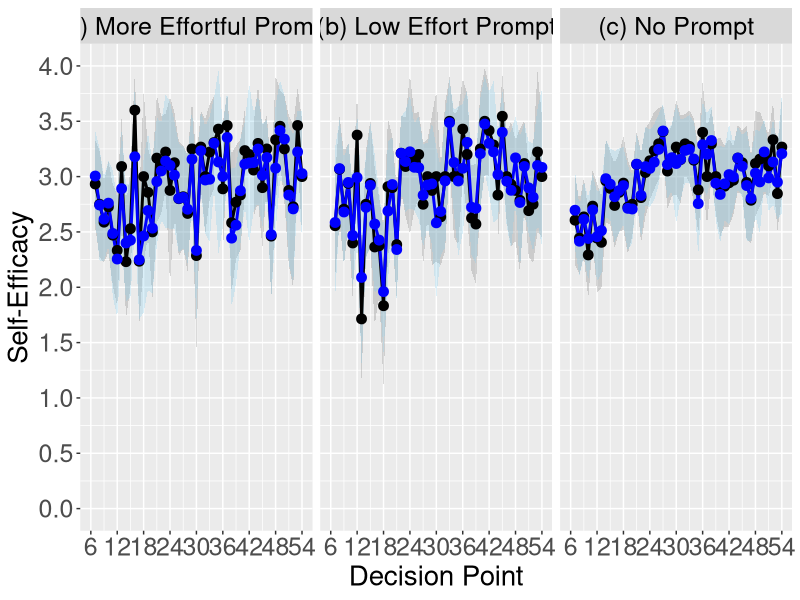

The R source for this figure: (Note: this script raises an error after producing the figure.)
rm(list = ls())

library(ggplot2)
library(dplyr)

cc_est_no_prompt_by_dp <- read.csv(file = file.path("analysis-complete-case", "formatted-output", "cc_est_no_prompt_by_dp.csv"))
cc_est_high_effort_prompt_by_dp <- read.csv(file = file.path("analysis-complete-case", "formatted-output", "cc_est_high_effort_prompt_by_dp.csv"))
cc_est_low_effort_prompt_by_dp <- read.csv(file = file.path("analysis-complete-case", "formatted-output", "cc_est_low_effort_prompt_by_dp.csv"))

dat_all_pool_stats_no_prompt_by_dp <- read.csv(file = file.path("analysis-multiple-imputation", "formatted-output", "dat_all_pool_stats_no_prompt_by_dp.csv"))
dat_all_pool_stats_high_effort_prompt_by_dp <- read.csv(file = file.path("analysis-multiple-imputation", "formatted-output", "dat_all_pool_stats_high_effort_prompt_by_dp.csv"))
dat_all_pool_stats_low_effort_prompt_by_dp <- read.csv(file = file.path("analysis-multiple-imputation", "formatted-output", "dat_all_pool_stats_low_effort_prompt_by_dp.csv"))

dat_ppc_no_prompt_by_dp <- read.csv(file = file.path("analysis-multiple-imputation", "formatted-output", "dat_ppc_no_prompt_by_dp.csv"))
dat_ppc_high_effort_prompt_by_dp <- read.csv(file = file.path("analysis-multiple-imputation", "formatted-output", "dat_ppc_high_effort_prompt_by_dp.csv"))
dat_ppc_low_effort_prompt_by_dp <- read.csv(file = file.path("analysis-multiple-imputation", "formatted-output", "dat_ppc_low_effort_prompt_by_dp.csv"))

###############################################################################
# Visualize discrepancy between CC and MI estimates of the mean of the
# proximal outcome at each decision point
###############################################################################

cc_results <- data.frame(where_from = "CC", 
                         decision_point = c(7:54, 7:54, 7:54),
                         what = c(rep("(a) More Effortful Prompt", 48), 
                                  rep("(b) Low Effort Prompt", 48), 
                                  rep("(c) No Prompt", 48)), 
                         est = c(cc_est_high_effort_prompt_by_dp$est, cc_est_low_effort_prompt_by_dp$est, cc_est_no_prompt_by_dp$est), 
                         conf_int_lb = c(cc_est_high_effort_prompt_by_dp$conf_int_lb, cc_est_low_effort_prompt_by_dp$conf_int_lb, cc_est_no_prompt_by_dp$conf_int_lb), 
                         conf_int_ub = c(cc_est_high_effort_prompt_by_dp$conf_int_ub, cc_est_low_effort_prompt_by_dp$conf_int_ub, cc_est_no_prompt_by_dp$conf_int_ub))

mi_results <- data.frame(where_from = "MI", 
                         decision_point = c(7:54, 7:54, 7:54),
                         what = c(rep("(a) More Effortful Prompt", 48), 
                                  rep("(b) Low Effort Prompt", 48), 
                                  rep("(c) No Prompt", 48)), 
                         est = c(dat_all_pool_stats_high_effort_prompt_by_dp$Qbar, dat_all_pool_stats_low_effort_prompt_by_dp$Qbar, dat_all_pool_stats_no_prompt_by_dp$Qbar), 
                         conf_int_lb = c(dat_all_pool_stats_high_effort_prompt_by_dp$conf_int_lb, dat_all_pool_stats_low_effort_prompt_by_dp$conf_int_lb, dat_all_pool_stats_no_prompt_by_dp$conf_int_lb), 
                         conf_int_ub = c(dat_all_pool_stats_high_effort_prompt_by_dp$conf_int_ub, dat_all_pool_stats_low_effort_prompt_by_dp$conf_int_ub, dat_all_pool_stats_no_prompt_by_dp$conf_int_ub))

all_results <- rbind(cc_results, mi_results)

group_colors <- c(CC = "black", MI = "blue")
group_colors_fill <- c(CC = "grey50", MI = "skyblue")

ggplot(all_results, aes(x = decision_point, y = est, ymin = conf_int_lb, ymax = conf_int_ub, color = where_from, fill = where_from)) +
  scale_y_continuous(name = "Self-Efficacy", limits = c(0,4), breaks = seq(0,4,0.5)) +
  scale_x_continuous(name = "Decision Point", limits = c(6,54), breaks = seq(6,54,6)) + 
  theme(axis.text = element_text(size = 18), title = element_text(size = 20), legend.position = "none") +
  scale_color_manual(values=group_colors) +
  scale_fill_manual(values=group_colors_fill) +
  geom_ribbon(alpha = 0.3, color = NA) +
  geom_line(linewidth = 1) + geom_point(size = 3) +
  facet_grid(~ what) +
  theme(strip.text.x = element_text(size = 18, colour = "black", angle = 0)) +
  theme(strip.text.y = element_text(size = 18, colour = "black", angle = 0))

ggsave(filename = file.path("plot-cc-and-mi-together", "time_specific_means_CI90.png"), width = 20, height = 12, units = "in", dpi = 1000)

ggplot(all_results, aes(x = decision_point, y = est, ymin = conf_int_lb, ymax = conf_int_ub, color = where_from, fill = where_from)) +
  scale_y_continuous(name = "Self-Efficacy", limits = c(0,4), breaks = seq(0,4,0.5)) +
  scale_x_continuous(name = "Decision Point", limits = c(6,54), breaks = seq(6,54,6)) + 
  theme(axis.text = element_text(size = 18), title = element_text(size = 20), legend.position = "none") +
  scale_color_manual(values=group_colors) +
  scale_fill_manual(values=group_colors_fill) +
  geom_smooth(linewidth = 1, se = TRUE, span = 0.3, level = 0.90) +
  facet_grid(~ what) +
  theme(strip.text.x = element_text(size = 18, colour = "black", angle = 0)) +
  theme(strip.text.y = element_text(size = 18, colour = "black", angle = 0))

ggsave(filename = file.path("plot-cc-and-mi-together", "time_specific_means_CI90_loess.png"), width = 20, height = 6, units = "in", dpi = 1000)

ppc_results <- data.frame(where_from = "MI", 
                          decision_point = c(7:54, 7:54, 7:54),
                          what = c(rep("(a) More Effortful Prompt", 48), 
                                   rep("(b) Low Effort Prompt", 48), 
                                   rep("(c) No Prompt", 48)), 
                          ppc_est = c(dat_ppc_high_effort_prompt_by_dp$ppc_est, dat_ppc_low_effort_prompt_by_dp$ppc_est, dat_ppc_no_prompt_by_dp$ppc_est),
                          fmi = c(dat_all_pool_stats_high_effort_prompt_by_dp$gamma, dat_all_pool_stats_low_effort_prompt_by_dp$gamma, dat_all_pool_stats_no_prompt_by_dp$gamma))

ggplot(ppc_results, aes(x = decision_point, y = ppc_est)) +
  scale_y_continuous(name = "Posterior Predictive P-Value", limits = c(0,1), breaks = seq(0,1,0.2)) +
  scale_x_continuous(name = "Decision Point", limits = c(6,54), breaks = seq(6,54,6)) + 
  theme(axis.text = element_text(size = 18), title = element_text(size = 20), legend.position = "none") +
  geom_line(linewidth = 1) + geom_point(size = 3) +
  facet_grid(~ what) +
  theme(strip.text.x = element_text(size = 18, colour = "black", angle = 0)) +
  theme(strip.text.y = element_text(size = 18, colour = "black", angle = 0)) +
  geom_hline(yintercept = 0.95, linetype = "dashed", linewidth = 1, colour = "red") +
  geom_hline(yintercept = 0.05, linetype = "dashed", linewidth = 1, colour = "red")

ggsave(filename = file.path("plot-cc-and-mi-together", "ppc_time_specific_means.png"), width = 20, height = 6, units = "in", dpi = 1000)

ggplot(ppc_results, aes(x = decision_point, y = fmi)) +
  scale_y_continuous(name = "Fraction of Missing Information", limits = c(0,1), breaks = seq(0,1,0.2)) +
  scale_x_continuous(name = "Decision Point", limits = c(6,54), breaks = seq(6,54,6)) + 
  theme(axis.text = element_text(size = 18), title = element_text(size = 20), legend.position = "none") +
  geom_line(linewidth = 1) + geom_point(size = 3) +
  facet_grid(~ what) +
  theme(strip.text.x = element_text(size = 18, colour = "black", angle = 0)) +
  theme(strip.text.y = element_text(size = 18, colour = "black", angle = 0)) +
  geom_hline(yintercept = 0.95, linetype = "dashed", linewidth = 1, colour = "red")

ggsave(filename = file.path("plot-cc-and-mi-together", "fmi_time_specific_means.png"), width = 20, height = 6, units = "in", dpi = 1000)

###############################################################################
# What is the discrepancy between CC and MI estimates of the mean of the
# proximal outcome at each decision point?
###############################################################################

merged_est_no_prompt_by_dp <- left_join(x = cc_est_no_prompt_by_dp, y = dat_all_pool_stats_no_prompt_by_dp, by = join_by(decision_point == decision_point))
merged_est_high_effort_prompt_by_dp <- left_join(x = cc_est_high_effort_prompt_by_dp, y = dat_all_pool_stats_high_effort_prompt_by_dp, by = join_by(decision_point == decision_point))
merged_est_low_effort_prompt_by_dp <- left_join(x = cc_est_low_effort_prompt_by_dp, y = dat_all_pool_stats_low_effort_prompt_by_dp, by = join_by(decision_point == decision_point))

merged_est_no_prompt_by_dp <- merged_est_no_prompt_by_dp %>%
  mutate(discrepancy = est - Qbar)

merged_est_high_effort_prompt_by_dp <- merged_est_high_effort_prompt_by_dp %>%
  mutate(discrepancy = est - Qbar)

merged_est_low_effort_prompt_by_dp <- merged_est_low_effort_prompt_by_dp %>%
  mutate(discrepancy = est - Qbar)

all_results <- data.frame(decision_point = c(7:54, 7:54, 7:54),
                          what = c(rep("(a) More Effortful Prompt", 48), 
                          rep("(b) Low Effort Prompt", 48), 
                          rep("(c) No Prompt", 48)), 
                          discrepancy = c(merged_est_high_effort_prompt_by_dp$discrepancy,
                                          merged_est_low_effort_prompt_by_dp$discrepancy,
                                          merged_est_no_prompt_by_dp$discrepancy))

ggplot(all_results, aes(x = decision_point, y = discrepancy)) +
  scale_y_continuous(name = "Discrepancy (CC estimate minus MI estimate)", limits = c(-1,1), breaks = seq(-1,1,0.2)) +
  scale_x_continuous(name = "Decision Point", limits = c(6,54), breaks = seq(6,54,6)) + 
  theme(axis.text = element_text(size = 18), title = element_text(size = 20), legend.position = "none") +
  geom_line(linewidth = 1) + geom_point(size = 3) +
  geom_hline(yintercept = 0, linetype = "dashed", linewidth = 1, colour = "red") +
  facet_grid(~ what) +
  theme(strip.text.x = element_text(size = 18, colour = "black", angle = 0)) +
  theme(strip.text.y = element_text(size = 18, colour = "black", angle = 0))

ggsave(filename = file.path("plot-cc-and-mi-together", "discrepancy_time_specific_means.png"), width = 20, height = 10, units = "in", dpi = 1000)

if(file.exists("plot-cc-and-mi-together/Thumbs.db")){
  file.remove("plot-cc-and-mi-together/Thumbs.db")
}
